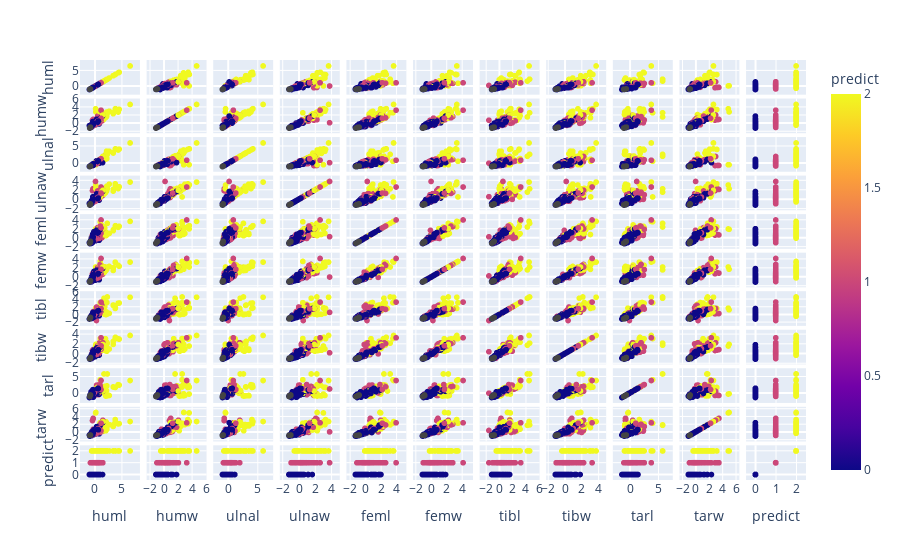

Notebook cell for this chart:
### Markdown cell above
#### Plotando clusterização

### Code cell
fig = px.scatter_matrix(df,color="predict")
fig.show()

### Figure 1 — Plotly figure (JSON) as saved in the notebook; plotly's stock layout.template omitted (floating-point values rounded to 4 significant figures; data arrays with more than 128 entries replaced by an {"elided": "..."} marker saying what was removed)
{"data": [{"dimensions": [{"axis": {"matches": true}, "label": "huml", "values": {"elided": "413 float values"}}, {"axis": {"matches": true}, "label": "humw", "values": {"elided": "413 float values"}}, {"axis": {"matches": true}, "label": "ulnal", "values": {"elided": "413 float values"}}, {"axis": {"matches": true}, "label": "ulnaw", "values": {"elided": "413 float values"}}, {"axis": {"matches": true}, "label": "feml", "values": {"elided": "413 float values"}}, {"axis": {"matches": true}, "label": "femw", "values": {"elided": "413 float values"}}, {"axis": {"matches": true}, "label": "tibl", "values": {"elided": "413 float values"}}, {"axis": {"matches": true}, "label": "tibw", "values": {"elided": "413 float values"}}, {"axis": {"matches": true}, "label": "tarl", "values": {"elided": "413 float values"}}, {"axis": {"matches": true}, "label": "tarw", "values": {"elided": "413 float values"}}, {"axis": {"matches": true}, "label": "predict", "values": {"elided": "413 int values"}}], "hovertemplate": "%{xaxis.title.text}=%{x}<br>%{yaxis.title.text}=%{y}<br>predict=%{marker.color}<extra></extra>", "legendgroup": "", "marker": {"color": {"elided": "413 int values"}, "coloraxis": "coloraxis", "symbol": "circle"}, "name": "", "showlegend": false, "type": "splom"}], "layout": {"coloraxis": {"colorbar": {"title": {"text": "predict"}}, "colorscale": [[0, "#0d0887"], [0.1111, "#46039f"], [0.2222, "#7201a8"], [0.3333, "#9c179e"], [0.4444, "#bd3786"], [0.5556, "#d8576b"], [0.6667, "#ed7953"], [0.7778, "#fb9f3a"], [0.8889, "#fdca26"], [1, "#f0f921"]]}, "dragmode": "select", "legend": {"tracegroupgap": 0}, "margin": {"t": 60}}}
